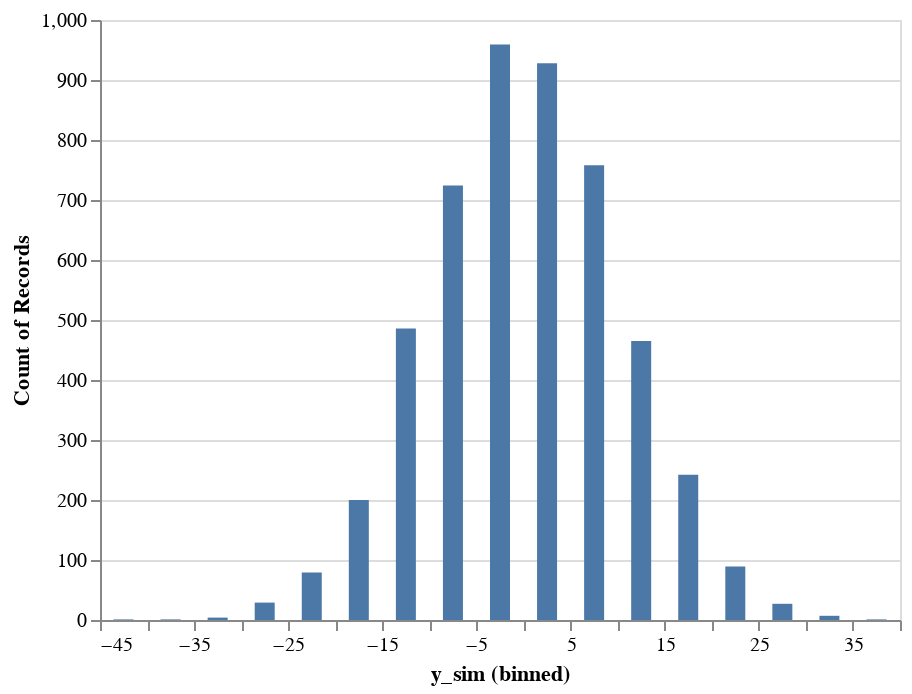

The code cell stored with this chart in its notebook:
### Code cell
samples_source = pd.DataFrame({"y_sim": y_sim})
hist = (
    alt.Chart(samples_source)
    .mark_bar(size=10)
    .encode(
        x=alt.X("y_sim", bin=alt.BinParams(maxbins=20)),
        y="count()",
    )
)

hist

### Figure 1 — Vega-Lite specification as saved in the notebook (floating-point values rounded to 4 significant figures; data arrays with more than 128 entries replaced by an {"elided": "..."} marker saying what was removed)
{"$schema": "https://vega.github.io/schema/vega-lite/v4.17.0.json", "config": {"view": {"continuousHeight": 300, "continuousWidth": 400}}, "data": {"name": "data-fdf436da4dc71b047c151eb0270b143b"}, "datasets": {"data-fdf436da4dc71b047c151eb0270b143b": {"elided": "5000 records"}}, "encoding": {"x": {"bin": {"maxbins": 20}, "field": "y_sim", "type": "quantitative"}, "y": {"aggregate": "count", "type": "quantitative"}}, "mark": {"size": 10, "type": "bar"}}
